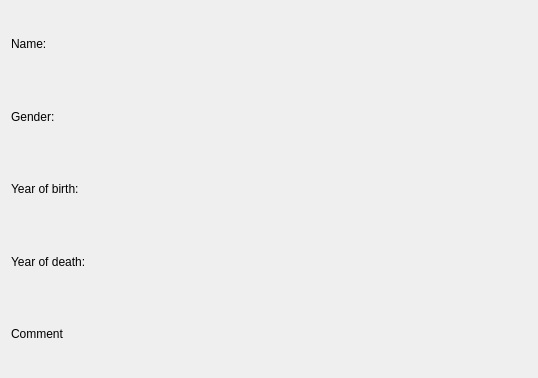
<?xml version="1.0" encoding="UTF-8"?>
<ui version="4.0">
 <class>infoScientistDialog</class>
 <widget class="QDialog" name="infoScientistDialog">
  <property name="geometry">
   <rect>
    <x>0</x>
    <y>0</y>
    <width>538</width>
    <height>378</height>
   </rect>
  </property>
  <property name="windowTitle">
   <string>Dialog</string>
  </property>
  <layout class="QVBoxLayout" name="verticalLayout">
   <item>
    <layout class="QHBoxLayout" name="horizontalLayout">
     <item>
      <widget class="QLabel" name="label_name">
       <property name="text">
        <string>Name:</string>
       </property>
      </widget>
     </item>
     <item>
      <widget class="QLabel" name="label_show_name">
       <property name="text">
        <string/>
       </property>
      </widget>
     </item>
    </layout>
   </item>
   <item>
    <layout class="QHBoxLayout" name="horizontalLayout_2">
     <item>
      <widget class="QLabel" name="label_gender">
       <property name="text">
        <string>Gender:</string>
       </property>
      </widget>
     </item>
     <item>
      <widget class="QLabel" name="label_show_gender">
       <property name="text">
        <string/>
       </property>
      </widget>
     </item>
    </layout>
   </item>
   <item>
    <layout class="QHBoxLayout" name="horizontalLayout_3">
     <item>
      <widget class="QLabel" name="label_birth_year">
       <property name="text">
        <string>Year of birth:</string>
       </property>
      </widget>
     </item>
     <item>
      <widget class="QLabel" name="label_show_year_birth">
       <property name="text">
        <string/>
       </property>
      </widget>
     </item>
    </layout>
   </item>
   <item>
    <layout class="QHBoxLayout" name="horizontalLayout_4">
     <item>
      <widget class="QLabel" name="label_death_year">
       <property name="text">
        <string>Year of death:</string>
       </property>
      </widget>
     </item>
     <item>
      <widget class="QLabel" name="label_show_year_death">
       <property name="text">
        <string/>
       </property>
      </widget>
     </item>
    </layout>
   </item>
   <item>
    <layout class="QHBoxLayout" name="horizontalLayout_5">
     <item>
      <widget class="QLabel" name="label_comment">
       <property name="text">
        <string>Comment</string>
       </property>
      </widget>
     </item>
     <item>
      <widget class="QLabel" name="label_show_comment">
       <property name="text">
        <string/>
       </property>
      </widget>
     </item>
    </layout>
   </item>
  </layout>
 </widget>
 <resources/>
 <connections/>
</ui>
